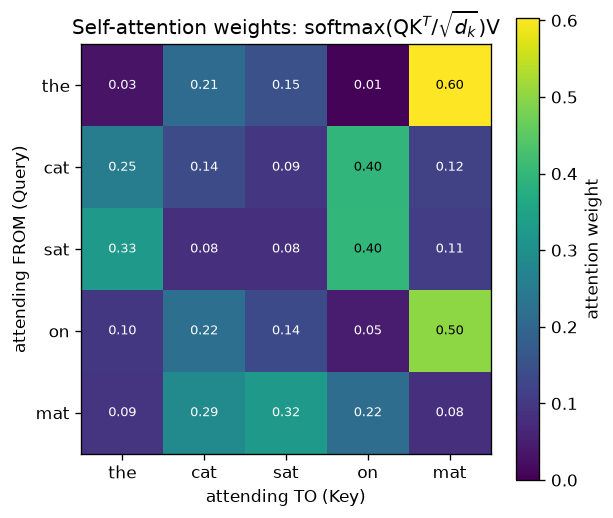

Write Python code to recreate this figure.
"""
Day 54 -- Query, Key, Value: visualize the attention weight matrix that
falls out of projecting a tiny synthetic sequence of token embeddings
through three learned (here: randomly initialized, fixed) weight matrices
W_Q, W_K, W_V, then computing softmax(QK^T / sqrt(d_k)).

Self-contained: only numpy + matplotlib, no downloads, no torch needed.
"""
import numpy as np
import matplotlib.pyplot as plt

np.random.seed(42)

tokens = ["the", "cat", "sat", "on", "mat"]
n, d_model, d_k = len(tokens), 8, 4

# Synthetic token embeddings: X[i] is token i's d_model-dim vector.
X = np.random.randn(n, d_model)

# Learned projections (random-but-fixed here, since we only care about the
# mechanics of Q, K, V -- not about training).
W_Q = np.random.randn(d_model, d_k) * 0.5
W_K = np.random.randn(d_model, d_k) * 0.5
W_V = np.random.randn(d_model, d_k) * 0.5

Q = X @ W_Q  # (n, d_k) -- each row is token i's "what am I looking for" vector
K = X @ W_K  # (n, d_k) -- each row is token i's "what do I offer as a match" vector
V = X @ W_V  # (n, d_k) -- each row is token i's "what do I actually hand back" vector

scores = (Q @ K.T) / np.sqrt(d_k)  # (n, n) raw similarity, scaled (previews Day 55)


def softmax_rows(m):
    e = np.exp(m - m.max(axis=1, keepdims=True))
    return e / e.sum(axis=1, keepdims=True)


weights = softmax_rows(scores)  # (n, n) -- row i sums to 1: how much token i attends to every token
output = weights @ V  # (n, d_k) -- each row is a blended value vector

fig, ax = plt.subplots(figsize=(5.5, 5))
im = ax.imshow(weights, cmap="viridis", vmin=0, vmax=weights.max())

ax.set_xticks(range(n))
ax.set_yticks(range(n))
ax.set_xticklabels(tokens)
ax.set_yticklabels(tokens)
ax.set_xlabel("attending TO (Key)")
ax.set_ylabel("attending FROM (Query)")
ax.set_title("Self-attention weights: softmax(QK$^T$/$\\sqrt{d_k}$)V")

for i in range(n):
    for j in range(n):
        ax.text(j, i, f"{weights[i, j]:.2f}", ha="center", va="center",
                color="white" if weights[i, j] < weights.max() * 0.6 else "black",
                fontsize=8)

fig.colorbar(im, ax=ax, label="attention weight")
plt.savefig("graph_DAY_54.png", dpi=120, bbox_inches="tight")
